Frame 1 (no input): blank canvas, image omitted
Frame 60 (no input): blank canvas, image omitted
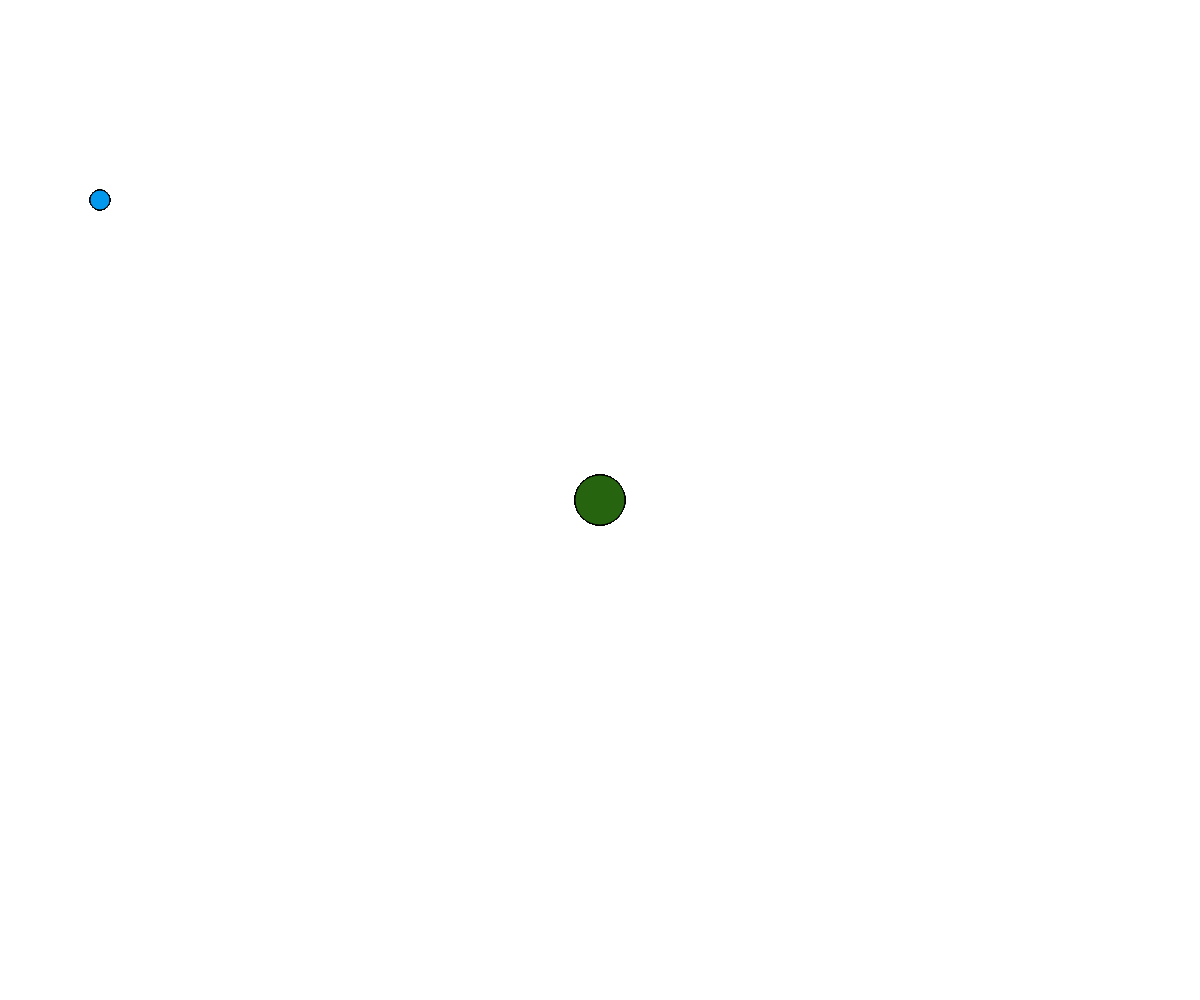
Frame 120 (the mouse pressed at the canvas centre since frame 60)

The p5.js sketch whose frames 1 and 60 were blank and that drew this single picture after the mouse press (run headless with seeded random() and noise() and a simulated clock; from frame 60 on, the mouse is pressed at the canvas centre):

// p5.js sketch
// ── sketch.js
let x = 100;
let y = 200;
let d = 20;

function setup() {
  createCanvas(windowWidth, windowHeight);
}

function draw() {
  //background(220);
  circle(x, y, d);
  console.log(mouseX, mouseY);

  if (mouseIsPressed) {
    fill(random(255), random(255), random(255));
    circle(mouseX, mouseY, 50);
  }
}
